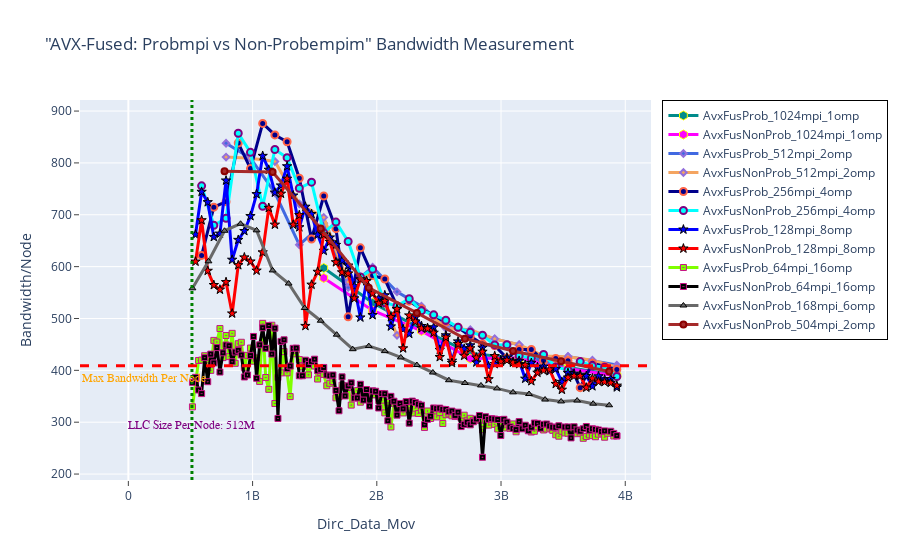

Here is the notebook cell this chart was saved with:
### Markdown cell above
## BANDWIDTH - AVX-Fused: Probmpi vs Non-Probempim

### Code cell
fig = go.Figure() 

# Case 1
fig.add_trace(go.Scatter(x=(dfn8AvxFusProb_1024mpi_1omp.Dirc_Data_Mov*(dfn8AvxFusProb_1024mpi_1omp.MPI_size/8)), 
                         y=(dfn8AvxFusProb_1024mpi_1omp.BAND*(dfn8AvxFusProb_1024mpi_1omp.MPI_size/8)), 
                         mode='lines+markers', 
                         name='AvxFusProb_1024mpi_1omp',
                         line=dict(color='darkcyan',width=3),
                         marker=dict(symbol='hexagon',size=9, line=dict(color='yellow',width=1))))

fig.add_trace(go.Scatter(x=(dfn8AvxFusNonProb_1024mpi_1omp.Dirc_Data_Mov*(dfn8AvxFusNonProb_1024mpi_1omp.MPI_size/8)), 
                         y=(dfn8AvxFusNonProb_1024mpi_1omp.BAND*(dfn8AvxFusNonProb_1024mpi_1omp.MPI_size/8)), 
                         mode='lines+markers', 
                         name='AvxFusNonProb_1024mpi_1omp',
                         line=dict(color='magenta',width=3),
                         marker=dict(symbol='hexagon',size=9, line=dict(color='yellow',width=1))))


# Case 2
fig.add_trace(go.Scatter(x=(dfn8AvxFusProb_512mpi_2omp.Dirc_Data_Mov*(dfn8AvxFusProb_512mpi_2omp.MPI_size/8)), 
                         y=(dfn8AvxFusProb_512mpi_2omp.BAND*(dfn8AvxFusProb_512mpi_2omp.MPI_size/8)), 
                         mode='lines+markers', 
                         name='AvxFusProb_512mpi_2omp',
                         line=dict(color='royalblue',width=3),
                         marker=dict(symbol='diamond',size=5,line=dict(color='MediumPurple',width=2))))

fig.add_trace(go.Scatter(x=(dfn8AvxFusNonProb_512mpi_2omp.Dirc_Data_Mov*(dfn8AvxFusNonProb_512mpi_2omp.MPI_size/8)), 
                         y=(dfn8AvxFusNonProb_512mpi_2omp.BAND*(dfn8AvxFusNonProb_512mpi_2omp.MPI_size/8)), 
                         mode='lines+markers', 
                         name='AvxFusNonProb_512mpi_2omp',
                         line=dict(color='sandybrown',width=3),
                         marker=dict(symbol='diamond',size=5,line=dict(color='MediumPurple',width=2))))


# Case 3
fig.add_trace(go.Scatter(x=(dfn8AvxFusProb_256mpi_4omp.Dirc_Data_Mov*(dfn8AvxFusProb_256mpi_4omp.MPI_size/8)), 
                         y=(dfn8AvxFusProb_256mpi_4omp.BAND*(dfn8AvxFusProb_256mpi_4omp.MPI_size/8)), 
                         mode='lines+markers', 
                         name='AvxFusProb_256mpi_4omp',
                         line=dict(color='darkblue',width=3),
                         marker=dict(symbol='circle',size=7, line=dict(color='tomato',width=2))))

fig.add_trace(go.Scatter(x=(dfn8AvxFusNonProb_256mpi_4omp.Dirc_Data_Mov*(dfn8AvxFusNonProb_256mpi_4omp.MPI_size/8)), 
                         y=(dfn8AvxFusNonProb_256mpi_4omp.BAND*(dfn8AvxFusNonProb_256mpi_4omp.MPI_size/8)), 
                         mode='lines+markers', 
                         name='AvxFusNonProb_256mpi_4omp',
                         line=dict(color='cyan',width=3),
                         marker=dict(symbol='circle',size=7,line=dict(color='Purple',width=2))))



# Case 4
fig.add_trace(go.Scatter(x=(dfn8AvxFusProb_128mpi_8omp.Dirc_Data_Mov*(dfn8AvxFusProb_128mpi_8omp.MPI_size/8)), 
                         y=(dfn8AvxFusProb_128mpi_8omp.BAND*(dfn8AvxFusProb_128mpi_8omp.MPI_size/8)), 
                         mode='lines+markers', 
                         name='AvxFusProb_128mpi_8omp',
                         line=dict(color='blue',width=3),
                         marker=dict(symbol='star',size=7, line=dict(color='black',width=1))))

fig.add_trace(go.Scatter(x=(dfn8AvxFusNonProb_128mpi_8omp.Dirc_Data_Mov*(dfn8AvxFusNonProb_128mpi_8omp.MPI_size/8)), 
                         y=(dfn8AvxFusNonProb_128mpi_8omp.BAND*(dfn8AvxFusNonProb_128mpi_8omp.MPI_size/8)), 
                         mode='lines+markers', 
                         name='AvxFusNonProb_128mpi_8omp',
                         line=dict(color='red',width=3),
                         marker=dict(symbol='star',size=7, line=dict(color='black',width=1))))


# Case 5
fig.add_trace(go.Scatter(x=(dfn8AvxFusProb_64mpi_16omp.Dirc_Data_Mov*(dfn8AvxFusProb_64mpi_16omp.MPI_size/8)), 
                         y=(dfn8AvxFusProb_64mpi_16omp.BAND*(dfn8AvxFusProb_64mpi_16omp.MPI_size/8)), 
                         mode='lines+markers', 
                         name='AvxFusProb_64mpi_16omp',
                         line=dict(color='chartreuse',width=3),
                         marker=dict(symbol='square-dot',size=6, line=dict(color='mediumvioletred',width=1))))

fig.add_trace(go.Scatter(x=(dfn8AvxFusNonProb_64mpi_16omp.Dirc_Data_Mov*(dfn8AvxFusNonProb_64mpi_16omp.MPI_size/8)), 
                         y=(dfn8AvxFusNonProb_64mpi_16omp.BAND*(dfn8AvxFusNonProb_64mpi_16omp.MPI_size/8)), 
                         mode='lines+markers', 
                         name='AvxFusNonProb_64mpi_16omp',
                         line=dict(color='black',width=3),
                         marker=dict(symbol='square-dot',size=6, line=dict(color='mediumvioletred',width=1))))


# Case 6
# fig.add_trace(go.Scatter(x=(dfn8AvxFusProb_168mpi_6omp.Dirc_Data_Mov*(dfn8AvxFusProb_168mpi_6omp.MPI_size/8)), 
#                          y=(dfn8AvxFusProb_168mpi_6omp.BAND*(dfn8AvxFusProb_168mpi_6omp.MPI_size/8)), 
#                          mode='lines+markers', 
#                          name='AvxFusProb_168mpi_6omp',
#                          line=dict(color='gold',width=3),
#                          marker=dict(symbol='triangle-up',size=6, line=dict(color='black',width=1))))

fig.add_trace(go.Scatter(x=(dfn8AvxFusNonProb_168mpi_6omp.Dirc_Data_Mov*(dfn8AvxFusNonProb_168mpi_6omp.MPI_size/8)), 
                         y=(dfn8AvxFusNonProb_168mpi_6omp.BAND*(dfn8AvxFusNonProb_168mpi_6omp.MPI_size/8)), 
                         mode='lines+markers', 
                         name='AvxFusNonProb_168mpi_6omp',
                         line=dict(color='dimgray',width=3),
                         marker=dict(symbol='triangle-up',size=6, line=dict(color='black',width=1))))



# Case 7
# fig.add_trace(go.Scatter(x=(dfn8AvxFusProb_504mpi_2omp.Dirc_Data_Mov*(dfn8AvxFusProb_504mpi_2omp.MPI_size/8)), 
#                          y=(dfn8AvxFusProb_504mpi_2omp.BAND*(dfn8AvxFusProb_504mpi_2omp.MPI_size/8)), 
#                          mode='lines+markers', 
#                          name='AvxFusProb_504mpi_2omp',
#                          line=dict(color='olive',width=3),
#                          marker=dict(symbol='circle',size=6, line=dict(color='olive',width=2))))

fig.add_trace(go.Scatter(x=(dfn8AvxFusNonProb_504mpi_2omp.Dirc_Data_Mov*(dfn8AvxFusNonProb_504mpi_2omp.MPI_size/8)), 
                         y=(dfn8AvxFusNonProb_504mpi_2omp.BAND*(dfn8AvxFusNonProb_504mpi_2omp.MPI_size/8)), 
                         mode='lines+markers', 
                         name='AvxFusNonProb_504mpi_2omp',
                         line=dict(color='Brown',width=3),
                         marker=dict(symbol='circle',size=6, line=dict(color='darkred',width=2))))


# Adding vertical and horizontal lines 
fig.add_vline(x=512e6, line_width=3, line_dash="dot", line_color="green")
fig.add_hline(y=409, line_width=3, line_dash="dash", line_color="red")

# Add annotation with arrow
fig.add_annotation(
    x='512e6'
    , y=280
    , text=f'LLC Size Per Node: 512M'
    , yanchor='bottom'
    , showarrow=False
    , arrowhead=1
    , arrowsize=1
    , arrowwidth=2
    , arrowcolor="#636363"
    , ax=-20
    , ay=-30
    , font=dict(size=12, color="purple", family="Sans Serif")
    , align="left"
    ,)

fig.add_annotation(
    x='130e6'
    , y=370
    , text=f'Max Bandwidth Per Node'
    , yanchor='bottom'
    , showarrow=False
    , arrowhead=1
    , arrowsize=1
    , arrowwidth=2
    , arrowcolor="#636363"
    , ax=-20
    , ay=-30
    , font=dict(size=12, color="orange", family="Sans Serif")
    , align="left"
    ,)


fig.update_layout(title='"AVX-Fused: Probmpi vs Non-Probempim" Bandwidth Measurement',
                  xaxis_title='Dirc_Data_Mov', yaxis_title='Bandwidth/Node', 
                  xaxis=dict(ticks="outside"),  
                  yaxis=dict(ticks="outside"),
                  legend=go.layout.Legend(bordercolor="black",borderwidth=1))

### Figure 1 — Plotly figure (JSON) as saved in the notebook; plotly's stock layout.template omitted (floating-point values rounded to 4 significant figures; data arrays with more than 128 entries replaced by an {"elided": "..."} marker saying what was removed)
{"data": [{"line": {"color": "darkcyan", "width": 3}, "marker": {"line": {"color": "yellow", "width": 1}, "size": 9, "symbol": "hexagon"}, "mode": "lines+markers", "name": "AvxFusProb_1024mpi_1omp", "type": "scatter", "x": [1572864000, 1966080000, 2359296000, 2752512000, 3145728000, 3538944000, 3932160000], "y": [597.3, 530.3, 479.6, 432.9, 422.4, 405.5, 390.7]}, {"line": {"color": "magenta", "width": 3}, "marker": {"line": {"color": "yellow", "width": 1}, "size": 9, "symbol": "hexagon"}, "mode": "lines+markers", "name": "AvxFusNonProb_1024mpi_1omp", "type": "scatter", "x": [1572864000, 1966080000, 2359296000, 2752512000, 3145728000, 3538944000, 3932160000], "y": [578.2, 515.5, 476.1, 422.6, 423.6, 403.6, 389.2]}, {"line": {"color": "royalblue", "width": 3}, "marker": {"line": {"color": "MediumPurple", "width": 2}, "size": 5, "symbol": "diamond"}, "mode": "lines+markers", "name": "AvxFusProb_512mpi_2omp", "type": "scatter", "x": [786432000, 983040000, 1179648000, 1376256000, 1572864000, 1769472000, 1966080000, 2162688000, 2359296000, 2555904000, 2752512000, 2949120000, 3145728000, 3342336000, 3538944000, 3735552000, 3932160000], "y": [837.9, 809.1, 742.5, 642.1, 683.9, 559.9, 598.7, 551.5, 523.7, 484.3, 474.8, 460.7, 449.1, 412.9, 426.8, 417.8, 410.2]}, {"line": {"color": "sandybrown", "width": 3}, "marker": {"line": {"color": "MediumPurple", "width": 2}, "size": 5, "symbol": "diamond"}, "mode": "lines+markers", "name": "AvxFusNonProb_512mpi_2omp", "type": "scatter", "x": [786432000, 983040000, 1179648000, 1376256000, 1572864000, 1769472000, 1966080000, 2162688000, 2359296000, 2555904000, 2752512000, 2949120000, 3145728000, 3342336000, 3538944000, 3735552000, 3932160000], "y": [811.3, 808.8, 802.8, 721.2, 695.0, 570.4, 587.7, 467.6, 521.8, 481.2, 478.3, 460.6, 449.4, 427.8, 426.3, 419.7, 406.3]}, {"line": {"color": "darkblue", "width": 3}, "marker": {"line": {"color": "tomato", "width": 2}, "size": 7, "symbol": "circle"}, "mode": "lines+markers", "name": "AvxFusProb_256mpi_4omp", "type": "scatter", "x": [589824000, 688128000, 786432000, 884736000, 983040000, 1081344000, 1179648000, 1277952000, 1376256000, 1474560000, 1572864000, 1671168000, 1769472000, 1867776000, 1966080000, 2064384000, 2162688000, 2260992000, 2359296000, 2457600000, 2555904000, 2654208000, 2752512000, 2850816000, 2949120000, 3047424000, 3145728000, 3244032000, 3342336000, 3440640000, 3538944000, 3637248000, 3735552000, 3833856000, 3932160000], "y": [621.6, 714.7, 725.3, 838.4, 789.1, 876.3, 854.0, 840.8, 770.4, 653.3, 736.2, 673.2, 503.1, 636.3, 583.0, 576.1, 524.0, 533.5, 518.5, 505.7, 493.1, 483.2, 465.7, 450.9, 447.5, 423.6, 440.4, 440.2, 419.0, 422.8, 418.6, 366.6, 413.6, 407.5, 401.7]}, {"line": {"color": "cyan", "width": 3}, "marker": {"line": {"color": "Purple", "width": 2}, "size": 7, "symbol": "circle"}, "mode": "lines+markers", "name": "AvxFusNonProb_256mpi_4omp", "type": "scatter", "x": [589824000, 688128000, 786432000, 884736000, 983040000, 1081344000, 1179648000, 1277952000, 1376256000, 1474560000, 1572864000, 1671168000, 1769472000, 1867776000, 1966080000, 2064384000, 2162688000, 2260992000, 2359296000, 2457600000, 2555904000, 2654208000, 2752512000, 2850816000, 2949120000, 3047424000, 3145728000, 3244032000, 3342336000, 3440640000, 3538944000, 3637248000, 3735552000, 3833856000, 3932160000], "y": [755.8, 679.9, 693.3, 857.2, 820.4, 716.4, 825.8, 810.2, 751.2, 762.9, 665.2, 685.9, 648.6, 580.1, 595.0, 530.2, 524.1, 538.1, 515.0, 507.0, 496.7, 482.9, 473.3, 467.6, 449.0, 449.3, 428.2, 423.5, 430.5, 406.6, 400.6, 416.9, 408.8, 406.0, 388.2]}, {"line": {"color": "blue", "width": 3}, "marker": {"line": {"color": "black", "width": 1}, "size": 7, "symbol": "star"}, "mode": "lines+markers", "name": "AvxFusProb_128mpi_8omp", "type": "scatter", "x": [540672000, 589824000, 638976000, 688128000, 737280000, 786432000, 835584000, 884736000, 933888000, 983040000, 1032192000, 1081344000, 1130496000, 1179648000, 1228800000, 1277952000, 1327104000, 1376256000, 1425408000, 1474560000, 1523712000, 1572864000, 1622016000, 1671168000, 1720320000, 1769472000, 1818624000, 1867776000, 1916928000, 1966080000, 2015232000, 2064384000, 2113536000, 2162688000, 2211840000, 2260992000, 2310144000, 2359296000, 2408448000, 2457600000, 2506752000, 2555904000, 2605056000, 2654208000, 2703360000, 2752512000, 2801664000, 2850816000, 2899968000, 2949120000, 2998272000, 3047424000, 3096576000, 3145728000, 3194880000, 3244032000, 3293184000, 3342336000, 3391488000, 3440640000, 3489792000, 3538944000, 3588096000, 3637248000, 3686400000, 3735552000, 3784704000, 3833856000, 3883008000, 3932160000], "y": [661.9, 744.3, 724.3, 657.2, 663.7, 766.1, 613.3, 651.6, 668.7, 697.5, 739.8, 813.6, 786.9, 742.8, 756.5, 793.5, 737.1, 676.0, 715.6, 701.5, 661.7, 630.6, 656.2, 641.9, 611.4, 602.0, 562.3, 502.0, 572.6, 506.6, 538.6, 544.8, 484.7, 517.7, 479.5, 470.5, 502.2, 485.5, 481.5, 483.1, 439.4, 467.5, 418.5, 455.8, 441.6, 448.2, 415.2, 443.7, 407.9, 412.2, 419.9, 424.7, 416.0, 418.3, 383.9, 414.3, 406.1, 407.3, 398.5, 402.9, 377.9, 394.9, 393.8, 391.6, 389.1, 369.4, 388.5, 382.2, 383.3, 367.2]}, {"line": {"color": "red", "width": 3}, "marker": {"line": {"color": "black", "width": 1}, "size": 7, "symbol": "star"}, "mode": "lines+markers", "name": "AvxFusNonProb_128mpi_8omp", "type": "scatter", "x": [540672000, 589824000, 638976000, 688128000, 737280000, 786432000, 835584000, 884736000, 933888000, 983040000, 1032192000, 1081344000, 1130496000, 1179648000, 1228800000, 1277952000, 1327104000, 1376256000, 1425408000, 1474560000, 1523712000, 1572864000, 1622016000, 1671168000, 1720320000, 1769472000, 1818624000, 1867776000, 1916928000, 1966080000, 2015232000, 2064384000, 2113536000, 2162688000, 2211840000, 2260992000, 2310144000, 2359296000, 2408448000, 2457600000, 2506752000, 2555904000, 2605056000, 2654208000, 2703360000, 2752512000, 2801664000, 2850816000, 2899968000, 2949120000, 2998272000, 3047424000, 3096576000, 3145728000, 3194880000, 3244032000, 3293184000, 3342336000, 3391488000, 3440640000, 3489792000, 3538944000, 3588096000, 3637248000, 3686400000, 3735552000, 3784704000, 3833856000, 3883008000, 3932160000], "y": [609.7, 689.5, 592.0, 564.5, 555.6, 570.2, 509.6, 602.8, 617.8, 609.9, 592.4, 627.6, 713.3, 680.9, 740.7, 769.5, 680.8, 699.3, 485.6, 565.3, 590.1, 662.1, 647.8, 608.5, 589.0, 586.8, 538.8, 575.6, 572.2, 548.4, 529.2, 533.6, 502.6, 518.3, 442.4, 505.9, 494.1, 481.1, 480.5, 472.6, 425.6, 463.6, 414.3, 450.9, 428.1, 442.6, 424.6, 435.9, 382.9, 427.5, 416.9, 419.4, 415.0, 412.1, 410.3, 379.2, 395.5, 399.9, 401.5, 373.9, 362.6, 386.0, 389.3, 389.3, 366.7, 384.5, 378.2, 377.7, 375.9, 370.5]}, {"line": {"color": "chartreuse", "width": 3}, "marker": {"line": {"color": "mediumvioletred", "width": 1}, "size": 6, "symbol": "square-dot"}, "mode": "lines+markers", "name": "AvxFusProb_64mpi_16omp", "type": "scatter", "x": {"elided": "139 int values"}, "y": {"elided": "139 float values"}}, {"line": {"color": "black", "width": 3}, "marker": {"line": {"color": "mediumvioletred", "width": 1}, "size": 6, "symbol": "square-dot"}, "mode": "lines+markers", "name": "AvxFusNonProb_64mpi_16omp", "type": "scatter", "x": {"elided": "138 int values"}, "y": {"elided": "138 float values"}}, {"line": {"color": "dimgray", "width": 3}, "marker": {"line": {"color": "black", "width": 1}, "size": 6, "symbol": "triangle-up"}, "mode": "lines+markers", "name": "AvxFusNonProb_168mpi_6omp", "type": "scatter", "x": [516096000, 645120000, 774144000, 903168000, 1032192000, 1161216000, 1290240000, 1419264000, 1548288000, 1677312000, 1806336000, 1935360000, 2064384000, 2193408000, 2322432000, 2451456000, 2580480000, 2709504000, 2838528000, 2967552000, 3096576000, 3225600000, 3354624000, 3483648000, 3612672000, 3741696000, 3870720000], "y": [558.2, 610.2, 669.1, 682.7, 670.0, 592.7, 567.4, 520.1, 495.7, 468.8, 440.8, 446.8, 437.1, 424.9, 410.3, 395.8, 380.9, 375.6, 370.9, 365.2, 357.6, 354.3, 343.7, 340.0, 341.8, 335.7, 332.7]}, {"line": {"color": "Brown", "width": 3}, "marker": {"line": {"color": "darkred", "width": 2}, "size": 6, "symbol": "circle"}, "mode": "lines+markers", "name": "AvxFusNonProb_504mpi_2omp", "type": "scatter", "x": [774144000, 1161216000, 1548288000, 1935360000, 2322432000, 2709504000, 3096576000, 3483648000, 3870720000], "y": [783.9, 782.6, 673.7, 559.1, 510.7, 461.1, 437.4, 417.7, 397.7]}], "layout": {"annotations": [{"align": "left", "arrowcolor": "#636363", "arrowhead": 1, "arrowsize": 1, "arrowwidth": 2, "ax": -20, "ay": -30, "font": {"color": "purple", "family": "Sans Serif", "size": 12}, "showarrow": false, "text": "LLC Size Per Node: 512M", "x": "512e6", "y": 280, "yanchor": "bottom"}, {"align": "left", "arrowcolor": "#636363", "arrowhead": 1, "arrowsize": 1, "arrowwidth": 2, "ax": -20, "ay": -30, "font": {"color": "orange", "family": "Sans Serif", "size": 12}, "showarrow": false, "text": "Max Bandwidth Per Node", "x": "130e6", "y": 370, "yanchor": "bottom"}], "legend": {"bordercolor": "black", "borderwidth": 1}, "shapes": [{"line": {"color": "green", "dash": "dot", "width": 3}, "type": "line", "x0": 512000000, "x1": 512000000, "xref": "x", "y0": 0, "y1": 1, "yref": "y domain"}, {"line": {"color": "red", "dash": "dash", "width": 3}, "type": "line", "x0": 0, "x1": 1, "xref": "x domain", "y0": 409, "y1": 409, "yref": "y"}], "title": {"text": "\"AVX-Fused: Probmpi vs Non-Probempim\" Bandwidth Measurement"}, "xaxis": {"ticks": "outside", "title": {"text": "Dirc_Data_Mov"}}, "yaxis": {"ticks": "outside", "title": {"text": "Bandwidth/Node"}}}}
